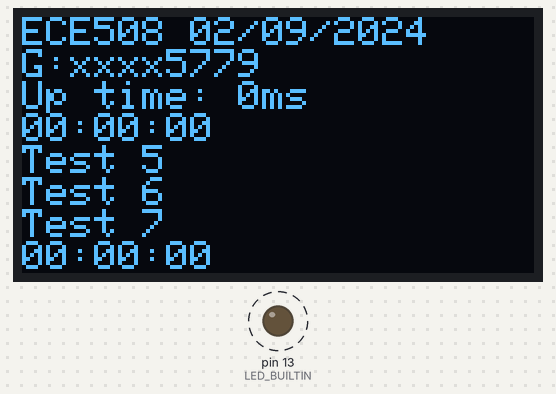
Recording of a sketch running on a simulated Arduino Nano, built with avr-gcc and run on an emulated ATmega328P. Shown: 128×64 one-colour display, output pins drawn as LEDs (lit = HIGH). Dashed ring = blinking. What the sketch prints to the serial monitor is not drawn.

Above: at 0.1 s.
At 9.6 s:
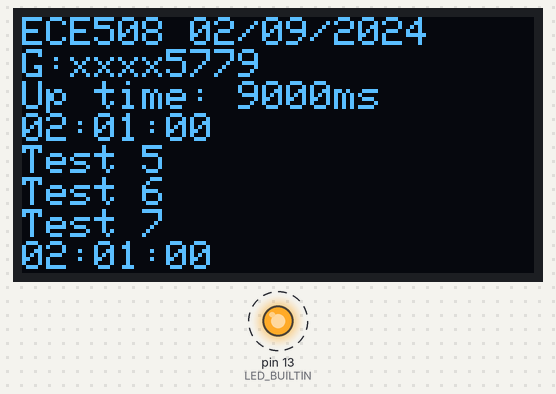
At 19.26 s:
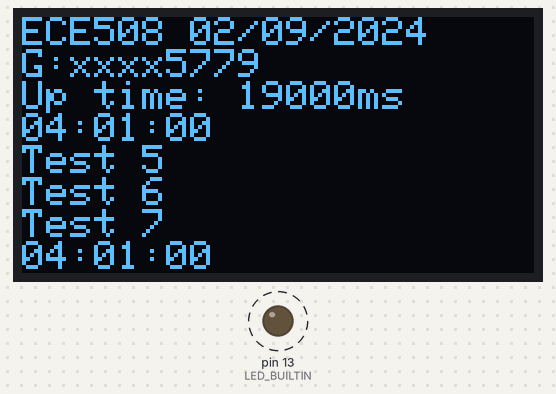
At 38.6 s:
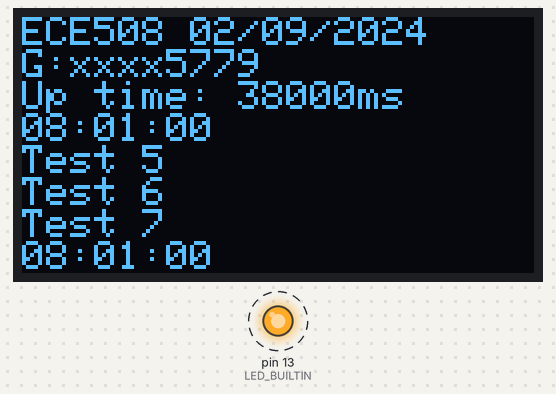
Timing chart, 0 to 40.0 s (numbered marks = the images above):
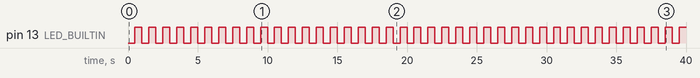

The sketch:

main.ino
```cpp
/**************************************************************************
Name: Stewart Schuler
Class: GMU ECE508 Internet of Things, Spring 2024
Hardware: Arduino Nano 33 IoT and ECE508 Breakout Board
Assignment: HW Week 3 - Paper Review and Arduino Programing (OLED)
Description: Blink the onboard LED at 0.5 Hz and update the oLED using
the assignment specified format at a 1Hz refresh rate.
Issues: None
**************************************************************************/

#include <Wire.h>
#include <Adafruit_GFX.h>
#include <Adafruit_SSD1306.h>

#define SCREEN_WIDTH 128 // OLED display width, in pixels
#define SCREEN_HEIGHT 64 // OLED display height, in pixels

// Declaration for an SSD1306 display connected to I2C (SDA, SCL pins)
#define OLED_RESET -1 // Reset pin # (or -1 if sharing Arduino reset pin)
Adafruit_SSD1306 myOled(SCREEN_WIDTH, SCREEN_HEIGHT, &Wire, OLED_RESET);

String led_text_lines[8];


void setup() {
  pinMode(LED_BUILTIN, OUTPUT);
  Serial.begin(9600);

  // Make sure to use the correct I2C address. Address 0x3C for 128x64
  // SSD1306_SWITCHCAPVCC = generate display voltage from 3.3V internally
  if(!myOled.begin(SSD1306_SWITCHCAPVCC, 0x3C)) {
    Serial.println("SSD1306 allocation failed");
    for(;;); // Don't proceed, loop forever
  }
  digitalWrite(LED_BUILTIN, 0);
  update_display( 0 );
}

long prev_millis, curr_millis = 0;
long count_500ms = 0;
uint8_t LED_STATUS = 0;

void loop() {
  curr_millis = millis();
  if( curr_millis - prev_millis >= 500 ){
    count_500ms++;
    LED_STATUS = !LED_STATUS;

    digitalWrite(LED_BUILTIN, LED_STATUS);
    Serial.println("Setting LED: " + String(LED_STATUS) );
    if( count_500ms % 2 == 0 ){
        update_display( curr_millis);
        Serial.println("Updating oLED: " + String(curr_millis) + "ms" );
    }
    prev_millis = curr_millis;
  }
}


const long MILLIS_TO_HOURS = (1000*60*60);
const long MILLIS_TO_MINUTES = (1000*60);
const long MILLIS_TO_SECONDS = (1000);

void update_display( long millis_since_boot ){

  // Time Conversion code
  long hours, minutes, seconds, millis_remaining = 0;

  hours = millis_since_boot/MILLIS_TO_HOURS;
  millis_remaining = millis_since_boot - (hours*MILLIS_TO_HOURS);

  minutes = millis_remaining/MILLIS_TO_MINUTES;
  millis_remaining = millis_remaining - (minutes*MILLIS_TO_MINUTES);

  seconds = millis_remaining/MILLIS_TO_SECONDS;
  millis_remaining = millis_remaining - (seconds*MILLIS_TO_SECONDS);
  char timestamp_string[9] = "00:00:00";
  sprintf(timestamp_string, "%2d:%2d:%2d\0", hours, minutes, seconds );

  // Zero pad printed digits less than 10.
  timestamp_string[0] = ( hours   < 10 ? '0' : timestamp_string[0] );
  timestamp_string[3] = ( minutes < 10 ? '0' : timestamp_string[3] );
  timestamp_string[6] = ( seconds < 10 ? '0' : timestamp_string[6] );

  led_text_lines[0] = "ECE508 02/09/2024";
  led_text_lines[1] = "G:xxxx5779";
  led_text_lines[2] = "Up time: " + String(millis_since_boot) + "ms";
  led_text_lines[3] = String( timestamp_string );
  led_text_lines[4] = "Test 5";
  led_text_lines[5] = "Test 6";
  led_text_lines[6] = "Test 7";
  led_text_lines[7] = led_text_lines[3];

  // Write to display
  myOled.clearDisplay();
  myOled.setTextSize(1);
  myOled.setTextColor(SSD1306_WHITE);
  myOled.setCursor(0, 0);
  for ( uint8_t jj=0; jj<8; jj++) {
    myOled.println(led_text_lines[jj]);
  }
  myOled.display();
};
```

Measured:
- by itself, pin 13 (LED_BUILTIN): alternates HIGH for 0.50 s and LOW for 0.50 s
- what the display in image 1 shows lasts 1.0 s, from 9.0 s to 10.0 s
